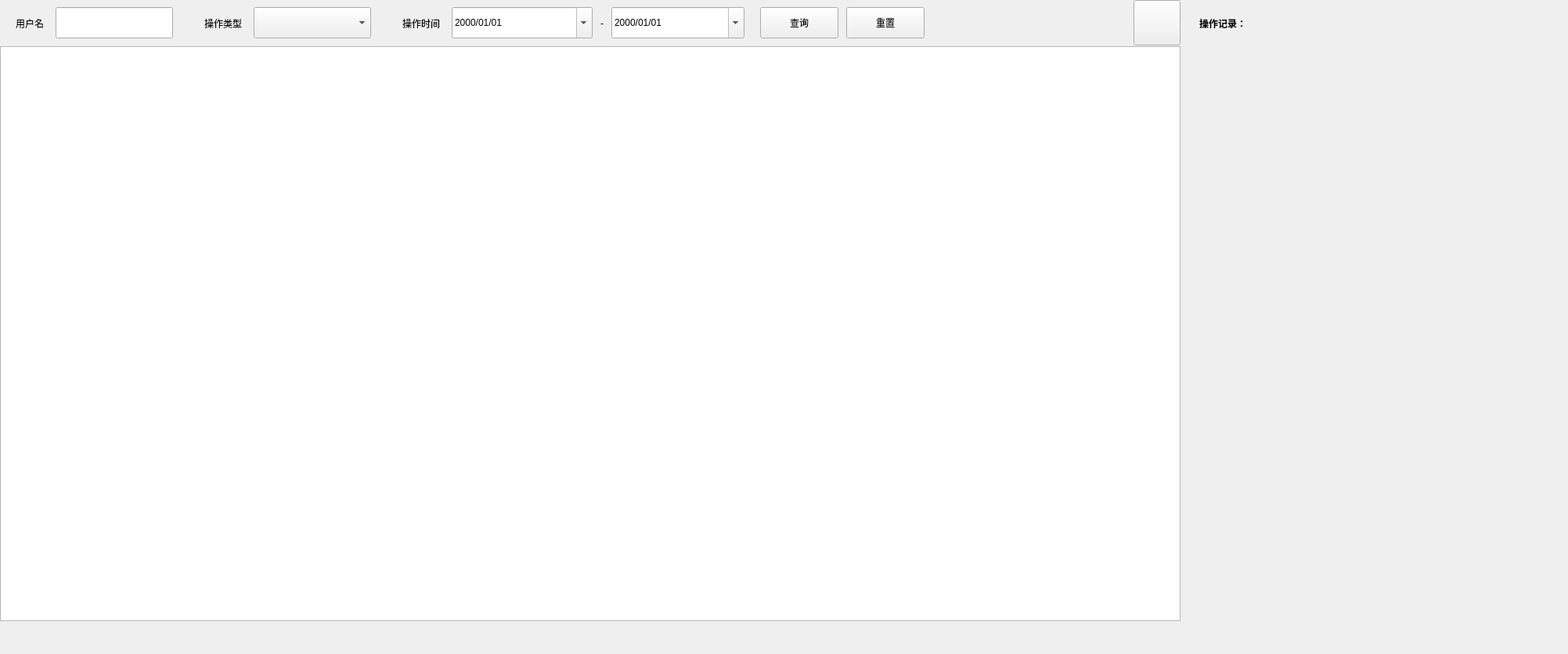
<?xml version="1.0" encoding="UTF-8"?>
<ui version="4.0">
 <class>QOperationLogWgt</class>
 <widget class="QWidget" name="QOperationLogWgt">
  <property name="geometry">
   <rect>
    <x>0</x>
    <y>0</y>
    <width>2003</width>
    <height>835</height>
   </rect>
  </property>
  <property name="windowTitle">
   <string>QOperationLogWgt</string>
  </property>
  <widget class="QWidget" name="widget_2" native="true">
   <property name="geometry">
    <rect>
     <x>0</x>
     <y>0</y>
     <width>1912</width>
     <height>793</height>
    </rect>
   </property>
   <property name="minimumSize">
    <size>
     <width>1505</width>
     <height>0</height>
    </size>
   </property>
   <layout class="QHBoxLayout" name="horizontalLayout_2">
    <property name="spacing">
     <number>4</number>
    </property>
    <property name="leftMargin">
     <number>0</number>
    </property>
    <property name="topMargin">
     <number>0</number>
    </property>
    <property name="rightMargin">
     <number>0</number>
    </property>
    <property name="bottomMargin">
     <number>0</number>
    </property>
    <item>
     <widget class="QWidget" name="widget1" native="true">
      <layout class="QVBoxLayout" name="verticalLayout">
       <property name="spacing">
        <number>0</number>
       </property>
       <property name="leftMargin">
        <number>0</number>
       </property>
       <property name="topMargin">
        <number>0</number>
       </property>
       <property name="rightMargin">
        <number>0</number>
       </property>
       <property name="bottomMargin">
        <number>0</number>
       </property>
       <item>
        <widget class="QWidget" name="widget_4" native="true">
         <property name="minimumSize">
          <size>
           <width>0</width>
           <height>59</height>
          </size>
         </property>
         <property name="maximumSize">
          <size>
           <width>1912</width>
           <height>59</height>
          </size>
         </property>
         <property name="bordersB" stdset="0">
          <string>bottom</string>
         </property>
         <property name="bks" stdset="0">
          <string>gray</string>
         </property>
         <layout class="QHBoxLayout" name="horizontalLayout_8">
          <property name="spacing">
           <number>0</number>
          </property>
          <property name="leftMargin">
           <number>20</number>
          </property>
          <property name="topMargin">
           <number>0</number>
          </property>
          <property name="rightMargin">
           <number>0</number>
          </property>
          <property name="bottomMargin">
           <number>0</number>
          </property>
          <item>
           <layout class="QHBoxLayout" name="horizontalLayout_6">
            <property name="spacing">
             <number>20</number>
            </property>
            <item>
             <widget class="QWidget" name="widget" native="true">
              <property name="minimumSize">
               <size>
                <width>0</width>
                <height>59</height>
               </size>
              </property>
              <property name="maximumSize">
               <size>
                <width>16777215</width>
                <height>59</height>
               </size>
              </property>
              <layout class="QHBoxLayout" name="horizontalLayout_5">
               <property name="spacing">
                <number>40</number>
               </property>
               <property name="leftMargin">
                <number>0</number>
               </property>
               <property name="topMargin">
                <number>0</number>
               </property>
               <property name="rightMargin">
                <number>0</number>
               </property>
               <property name="bottomMargin">
                <number>0</number>
               </property>
               <item>
                <layout class="QHBoxLayout" name="horizontalLayout_4">
                 <property name="spacing">
                  <number>15</number>
                 </property>
                 <item>
                  <widget class="QLabel" name="label_6">
                   <property name="text">
                    <string>用户名</string>
                   </property>
                  </widget>
                 </item>
                 <item>
                  <widget class="QLineEdit" name="user_edit">
                   <property name="minimumSize">
                    <size>
                     <width>150</width>
                     <height>40</height>
                    </size>
                   </property>
                   <property name="maximumSize">
                    <size>
                     <width>150</width>
                     <height>40</height>
                    </size>
                   </property>
                  </widget>
                 </item>
                </layout>
               </item>
               <item>
                <layout class="QHBoxLayout" name="horizontalLayout_3">
                 <property name="spacing">
                  <number>15</number>
                 </property>
                 <item>
                  <widget class="QLabel" name="label_4">
                   <property name="text">
                    <string>操作类型</string>
                   </property>
                  </widget>
                 </item>
                 <item>
                  <widget class="QComboBox" name="operationType_cobox">
                   <property name="minimumSize">
                    <size>
                     <width>150</width>
                     <height>40</height>
                    </size>
                   </property>
                   <property name="maximumSize">
                    <size>
                     <width>150</width>
                     <height>40</height>
                    </size>
                   </property>
                  </widget>
                 </item>
                </layout>
               </item>
               <item>
                <layout class="QHBoxLayout" name="horizontalLayout_12">
                 <property name="spacing">
                  <number>15</number>
                 </property>
                 <item>
                  <widget class="QLabel" name="label_12">
                   <property name="text">
                    <string>操作时间</string>
                   </property>
                  </widget>
                 </item>
                 <item>
                  <layout class="QHBoxLayout" name="horizontalLayout_13">
                   <property name="spacing">
                    <number>10</number>
                   </property>
                   <item>
                    <widget class="QDateEdit" name="lower_date_edit">
                     <property name="minimumSize">
                      <size>
                       <width>180</width>
                       <height>0</height>
                      </size>
                     </property>
                     <property name="maximumSize">
                      <size>
                       <width>180</width>
                       <height>40</height>
                      </size>
                     </property>
                     <property name="wrapping">
                      <bool>false</bool>
                     </property>
                     <property name="buttonSymbols">
                      <enum>QAbstractSpinBox::NoButtons</enum>
                     </property>
                     <property name="showGroupSeparator" stdset="0">
                      <bool>false</bool>
                     </property>
                     <property name="currentSection">
                      <enum>QDateTimeEdit::YearSection</enum>
                     </property>
                     <property name="displayFormat">
                      <string>yyyy/MM/dd</string>
                     </property>
                     <property name="calendarPopup">
                      <bool>true</bool>
                     </property>
                    </widget>
                   </item>
                   <item>
                    <widget class="QLabel" name="label_13">
                     <property name="text">
                      <string>-</string>
                     </property>
                     <property name="alignment">
                      <set>Qt::AlignCenter</set>
                     </property>
                    </widget>
                   </item>
                   <item>
                    <widget class="QDateEdit" name="upper_date_edit">
                     <property name="minimumSize">
                      <size>
                       <width>170</width>
                       <height>40</height>
                      </size>
                     </property>
                     <property name="maximumSize">
                      <size>
                       <width>180</width>
                       <height>40</height>
                      </size>
                     </property>
                     <property name="styleSheet">
                      <string notr="true"/>
                     </property>
                     <property name="buttonSymbols">
                      <enum>QAbstractSpinBox::NoButtons</enum>
                     </property>
                     <property name="currentSection">
                      <enum>QDateTimeEdit::YearSection</enum>
                     </property>
                     <property name="displayFormat">
                      <string>yyyy/MM/dd</string>
                     </property>
                     <property name="calendarPopup">
                      <bool>true</bool>
                     </property>
                    </widget>
                   </item>
                  </layout>
                 </item>
                </layout>
               </item>
              </layout>
             </widget>
            </item>
            <item>
             <layout class="QHBoxLayout" name="horizontalLayout">
              <property name="spacing">
               <number>10</number>
              </property>
              <item>
               <widget class="QPushButton" name="query_btn">
                <property name="minimumSize">
                 <size>
                  <width>100</width>
                  <height>40</height>
                 </size>
                </property>
                <property name="maximumSize">
                 <size>
                  <width>100</width>
                  <height>40</height>
                 </size>
                </property>
                <property name="text">
                 <string>查询</string>
                </property>
                <property name="buttons" stdset="0">
                 <string notr="true">flat_btn</string>
                </property>
               </widget>
              </item>
              <item>
               <widget class="QPushButton" name="reset_btn">
                <property name="minimumSize">
                 <size>
                  <width>100</width>
                  <height>40</height>
                 </size>
                </property>
                <property name="maximumSize">
                 <size>
                  <width>100</width>
                  <height>40</height>
                 </size>
                </property>
                <property name="text">
                 <string>重置</string>
                </property>
                <property name="buttons" stdset="0">
                 <string notr="true">flat_btn</string>
                </property>
               </widget>
              </item>
             </layout>
            </item>
           </layout>
          </item>
          <item>
           <spacer name="horizontalSpacer">
            <property name="orientation">
             <enum>Qt::Horizontal</enum>
            </property>
            <property name="sizeHint" stdset="0">
             <size>
              <width>40</width>
              <height>20</height>
             </size>
            </property>
           </spacer>
          </item>
          <item>
           <widget class="QPushButton" name="expand_btn">
            <property name="minimumSize">
             <size>
              <width>60</width>
              <height>58</height>
             </size>
            </property>
            <property name="maximumSize">
             <size>
              <width>60</width>
              <height>58</height>
             </size>
            </property>
            <property name="text">
             <string/>
            </property>
           </widget>
          </item>
         </layout>
        </widget>
       </item>
       <item>
        <widget class="QTableView" name="tableView">
         <property name="maximumSize">
          <size>
           <width>1912</width>
           <height>16777215</height>
          </size>
         </property>
         <property name="styleSheet">
          <string notr="true">#tableView QScrollBar::handle:vertical  {
    margin-top: 46px;
}

#tableView QScrollBar::sub-line:vertical  {
    height: 43px; 
    border-bottom: 1px solid #a4a4a4;
}
</string>
         </property>
         <property name="verticalScrollBarPolicy">
          <enum>Qt::ScrollBarAsNeeded</enum>
         </property>
         <property name="horizontalScrollBarPolicy">
          <enum>Qt::ScrollBarAsNeeded</enum>
         </property>
         <property name="selectionBehavior">
          <enum>QAbstractItemView::SelectRows</enum>
         </property>
         <property name="verticalScrollMode">
          <enum>QAbstractItemView::ScrollPerPixel</enum>
         </property>
         <property name="horizontalScrollMode">
          <enum>QAbstractItemView::ScrollPerPixel</enum>
         </property>
         <property name="showGrid">
          <bool>false</bool>
         </property>
         <property name="scrolls" stdset="0">
          <string notr="true">layout</string>
         </property>
         <property name="bordersR" stdset="0">
          <string notr="true">right</string>
         </property>
         <attribute name="horizontalHeaderHighlightSections">
          <bool>false</bool>
         </attribute>
         <attribute name="horizontalHeaderStretchLastSection">
          <bool>true</bool>
         </attribute>
         <attribute name="verticalHeaderDefaultSectionSize">
          <number>44</number>
         </attribute>
         <attribute name="verticalHeaderMinimumSectionSize">
          <number>44</number>
         </attribute>
        </widget>
       </item>
      </layout>
     </widget>
    </item>
    <item>
     <widget class="QWidget" name="widget_3" native="true">
      <property name="minimumSize">
       <size>
        <width>400</width>
        <height>0</height>
       </size>
      </property>
      <property name="maximumSize">
       <size>
        <width>400</width>
        <height>16777215</height>
       </size>
      </property>
      <property name="bks" stdset="0">
       <string notr="true">gray</string>
      </property>
      <property name="bordersL" stdset="0">
       <string notr="true">left</string>
      </property>
      <layout class="QVBoxLayout" name="verticalLayout_2">
       <property name="spacing">
        <number>15</number>
       </property>
       <property name="leftMargin">
        <number>20</number>
       </property>
       <property name="topMargin">
        <number>10</number>
       </property>
       <property name="rightMargin">
        <number>20</number>
       </property>
       <property name="bottomMargin">
        <number>0</number>
       </property>
       <item>
        <widget class="QLabel" name="label_10">
         <property name="maximumSize">
          <size>
           <width>16777215</width>
           <height>40</height>
          </size>
         </property>
         <property name="font">
          <font>
           <weight>75</weight>
           <bold>true</bold>
          </font>
         </property>
         <property name="text">
          <string>操作记录：</string>
         </property>
        </widget>
       </item>
       <item>
        <widget class="QLabel" name="record_label">
         <property name="minimumSize">
          <size>
           <width>340</width>
           <height>0</height>
          </size>
         </property>
         <property name="maximumSize">
          <size>
           <width>360</width>
           <height>16777215</height>
          </size>
         </property>
         <property name="text">
          <string/>
         </property>
         <property name="alignment">
          <set>Qt::AlignLeading|Qt::AlignLeft|Qt::AlignTop</set>
         </property>
         <property name="wordWrap">
          <bool>true</bool>
         </property>
        </widget>
       </item>
      </layout>
     </widget>
    </item>
   </layout>
  </widget>
 </widget>
 <layoutdefault spacing="6" margin="11"/>
 <resources/>
 <connections/>
</ui>
